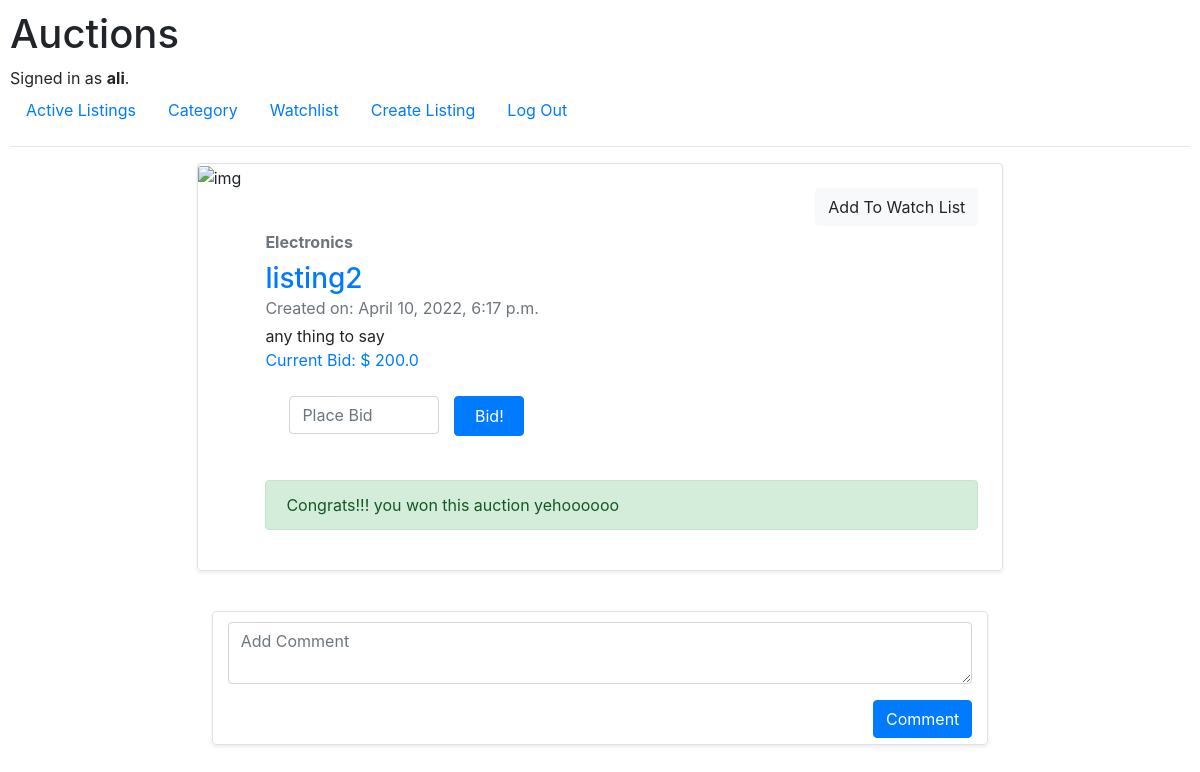
Screenshot of /Listing/2 (signed in) with the database file from the repository.
### auctions/models.py (models this page shows, shortened)
class User(AbstractUser):
    def __str__(self):
        return f"{self.username}"

class Listing(models.Model):
    title = models.CharField(max_length=64)
    description = models.CharField(max_length=255)
    start_price = models.FloatField(validators=[MinValueValidator(0.01)])
    image_url = models.URLField(max_length=200, null=True)
    category = models.ForeignKey(Category, on_delete=models.CASCADE, null=True)
    user = models.ForeignKey(User, on_delete=models.CASCADE, related_name="listings")
    date = models.DateTimeField(auto_now_add=True)
    is_closed = models.BooleanField(default=False)
    def __str__(self):
        return f"{self.title}"

class Category(models.Model):
    category = models.CharField(null=True, max_length=64)
    def __str__(self):
        return f"{self.category}"

class Bid(models.Model):
    listing = models.ForeignKey(Listing, on_delete=models.CASCADE, related_name='bids')
    user = models.ForeignKey(User, on_delete=models.CASCADE, related_name="bids")
    bid = models.FloatField(default=0)
    date_and_time = models.DateTimeField(auto_now_add=True)

### auctions/views.py (the view, shortened to what this page needs)
# urls.py: path("Listing/<int:l_id>", views.show, name="show"),
def show(request, l_id):
    listing = Listing.objects.get(id=l_id)
    bids = Bid.objects.filter(listing=listing)
    user = request.user
    current_bid = 0
    err = ''
    my_listing = False
    if bids:
        for bid in bids:
            if bid.bid > current_bid:
                current_bid = bid.bid
    else:
        current_bid = 'No Bids Yet'
    if not user.is_anonymous:
        if listing.user == user:
            my_listing = True
        watchlist_item = Watchlist.objects.filter(
            listing=l_id,
            user=User.objects.get(id=request.user.id)
        ).first()
        if watchlist_item is not None:
            is_watched = True
        else:
            is_watched = False
    else:
        is_watched = False
    comments = Comment.objects.filter(listing=l_id)
    return render(request, "auctions/listing.html", {
        "listing": listing,
        "bids": bids,
        "current_bid": current_bid,
        "err": err,
        "my_listing": my_listing,
        "current_user": user,
        "comments": comments,
        "is_watched": is_watched,
    })

### auctions/templates/auctions/listing.html (shortened to what this page needs)
{% extends "auctions/layout.html" %}
{% block body %}
    <div class="row mb-3 ">
        <div class="col-md-8 container-fluid">
            <div class="row g-0 border rounded overflow-hidden flex-md-row mb-4 shadow-sm h-md-250 position-relative">
                <div class="col-auto d-none d-lg-block" style="padding: 0">
                    <img src="{{ listing.image_url }}" class="card-img-top" width="350" height="400" alt="img">
                </div>
                <div class="col p-4 d-flex flex-column position-static">
                    <form action="{% url 'watch' listing.id %}" method="post">
                        {% if is_watched %}
                            {% csrf_token %}
                            <div class="form-group">
                                <input class="btn mb-1 btn-danger float-right" type="submit"
                                       value="Remove From Watch List">
                            </div>
                        {% else %}
                            <div class="form-group">
                                <input class="btn mb-1 btn-light float-right" type="submit" value="Add To Watch List">
                            </div>
                        {% endif %}
                    </form>
                    <strong class="d-inline-block mb-2 text-muted">{{ listing.category }}</strong>
                    <h3 class="mb-0 text-primary">{{ listing }}</h3>
                    <div class="mb-1 text-muted">Created on: {{ listing.date }}</div>
                    <p class="card-text mb-auto">{{ listing.description }}</p>
                    {% if current_bid == 'No Bids Yet' %}
                        <p class="card-text mb-auto text-primary">Starting Price: {{ listing.start_price }}</p>
                    {% else %}
                        <p class="card-text mb-auto text-primary">Current Bid: $ {{ current_bid }}</p>
                    {% endif %}
                    {% if my_listing == False %}
                        <form action="{% url 'show' listing.id %}" method="post" class="form-group col p-4 d-flex">
                            <input autofocus class="form-control" style="width: 150px" step="0.01" type="number"
                                   name="bid_price"
                                   placeholder="Place Bid">
                            <input autofocus class="btn mb-1 btn-primary"
                                   style="width: 70px; height: 40px; margin-left: 15px"
                                   type="submit" value="Bid!">
                        </form>
                        {% if listing.is_closed == True %}
                            {% for bid in bids %}
                                {% if bid.bid == current_bid and bid.user == current_user %}
                                    <div class="alert alert-success" role="alert">
                                        Congrats!!! you won this auction yehoooooo
                                    </div>
                                {% endif %}
                            {% endfor %}
                        {% endif %}
                    {% endif %}
                </div>
            </div>
        </div>
    </div>
    <div class="row mb-3 ">
        <div class="col-md-8 container-fluid">
            <div class="col g-0 border rounded overflow-hidden flex-md-row mb-6 shadow-sm h-md-250 position-relative">
                <form action="{% url 'comment' listing.id %}" method="post" style="margin-bottom: 60px">
                    <div class="form-group">
                        <textarea class="form-control" rows="2" style="margin-top: 10px" name="comment"
                                  placeholder="Add Comment"></textarea>
                    </div>
                    <div class="form-group">
                        <input class="btn mb-1 btn-primary float-right" type="submit" value="Comment">
                    </div>
                </form>
            </div>
        </div>
    </div>
{% endblock %}

### auctions/templates/auctions/layout.html (shortened to what this page needs)
{% load static %}
<!DOCTYPE html>
<html lang="en">
<head>
    <link rel="stylesheet" href="https://stackpath.bootstrapcdn.com/bootstrap/4.4.1/css/bootstrap.min.css"
>
    <link href="{% static 'auctions/styles.css' %}" rel="stylesheet">
</head>
<body>
<h1>Auctions</h1>
<div>
    {% if user.is_authenticated %}
        Signed in as <strong>{{ user.username }}</strong>.
    {% else %}
        Not signed in.
    {% endif %}
</div>
<ul class="nav">
    <li class="nav-item">
        <a class="nav-link" href="{% url 'index' %}">Active Listings</a>
    </li>
    {% if user.is_authenticated %}
        <li class="nav-item">
            <a class="nav-link" href="{% url 'category' %}">Category</a>
        </li>
        <li class="nav-item">
            <a class="nav-link" href="{% url 'watchlist' %}">Watchlist</a>
        </li>
        <li class="nav-item">
            <a class="nav-link" href="{% url 'create' %}">Create Listing</a>
        </li>
        <li class="nav-item">
            <a class="nav-link" href="{% url 'logout' %}">Log Out</a>
        </li>
    {% endif %}
</ul>
<hr>
{% block body %}
{% endblock %}
</body>
</html>

### auctions/static/auctions/styles.css (style rules this page uses)
body { padding: 10px; }

### rows the page displays
User: username "ali"
Listing: category "Electronics", title "listing2", date "April 10, 2022, 6:17 p.m.", description "any thing to say"
Bid: bid "200.0", shows "Congrats!!! you won this auction yehoooooo"
